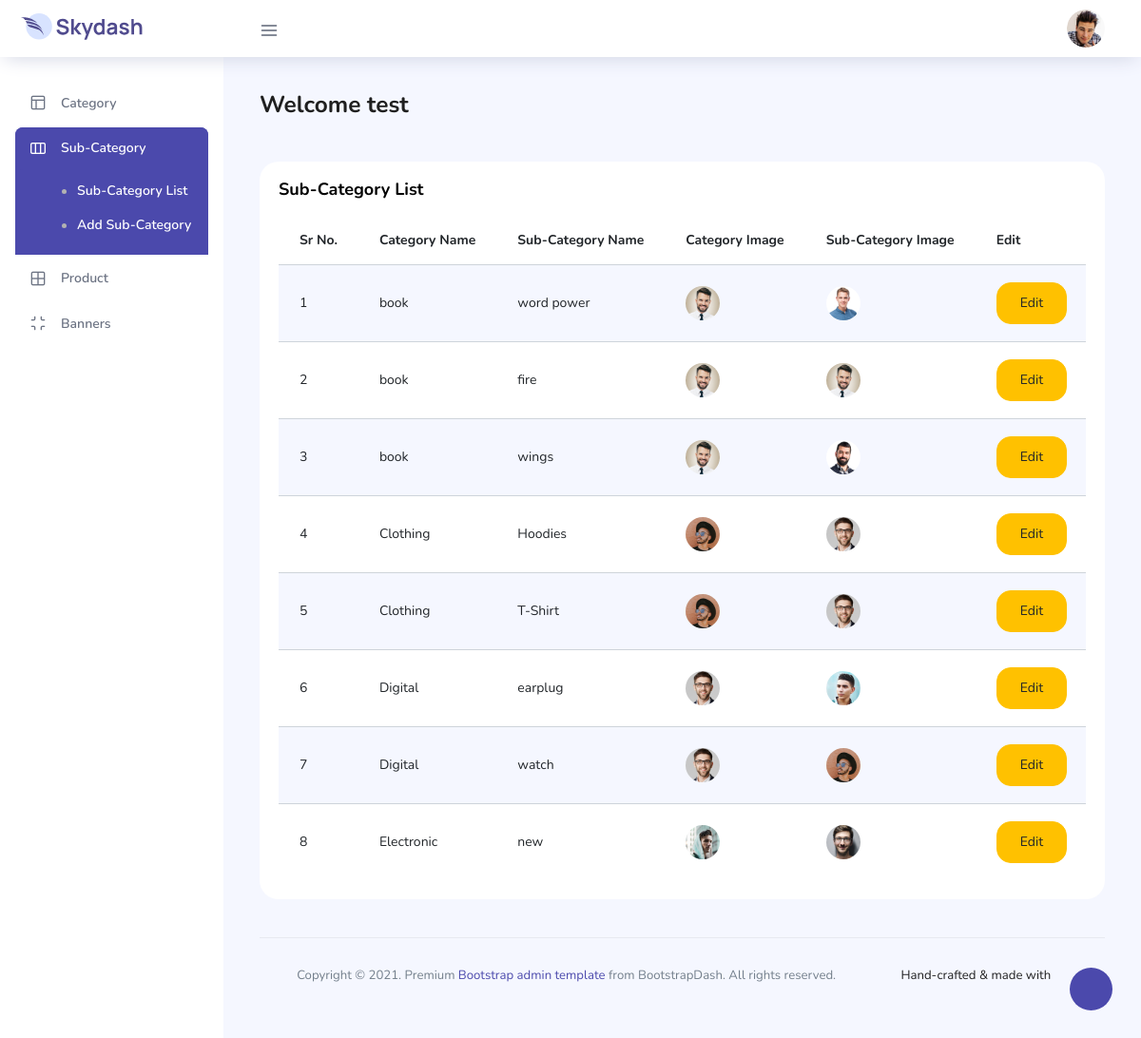
Screenshot of /sub_category_list.php (signed in) with the database file from the repository.
### tables this page shows
CREATE TABLE IF NOT EXISTS `sub_category` (
  `sub_category_id` int(11) NOT NULL AUTO_INCREMENT,
  `category_id` varchar(255) NOT NULL,
  `sub_category_name` varchar(255) NOT NULL,
  `sub_category_image` varchar(255) NOT NULL,
  PRIMARY KEY (`sub_category_id`)
);

CREATE TABLE IF NOT EXISTS `category` (
  `category_id` int(11) NOT NULL AUTO_INCREMENT,
  `category_name` varchar(255) NOT NULL,
  `category_image` varchar(255) NOT NULL,
  PRIMARY KEY (`category_id`)
);

### sub_category_list.php (the view, shortened to what this page needs)
<?php
include 'header.php';
?>
<div class="content-wrapper">
  <div class="row">
    <div class="col-md-12 grid-margin">
      <div class="row">
        <div class="col-12 col-xl-8 mb-4 mb-xl-0">
          <h3 class="font-weight-bold">Welcome <?php echo $_SESSION['username']; ?></h3>
        </div>
      </div>
    </div>
  </div>
  <div class="row">
    <div class="col-lg-12 grid-margin stretch-card">
      <div class="card">
        <div class="card-body">
          <h4 class="card-title">Sub-Category List</h4>
          <div class="table-responsive">
            <table class="table table-striped" id="sub_category">
              <thead>
                <tr>
                  <th>
                    Sr No.
                  </th>
                  <th>
                    Category Name
                  </th>
                  <th>
                    Sub-Category Name
                  </th>
                  <th>
                    Category Image
                  </th>
                  <th>
                    Sub-Category Image
                  </th>
                  <th>
                    Edit
                  </th>
                </tr>
              </thead>
              <tbody>
                <?php
                $sql = "SELECT * FROM category c INNER JOIN sub_category s ON c.category_id = s.category_id ORDER BY category_name ASC";
                $result = mysqli_query($conn, $sql);
                $num = mysqli_num_rows($result);
                $srno = 0;
                if ($num > 0) {
                  while ($row = mysqli_fetch_assoc($result)) {
                    $id = $row['sub_category_id'];
                    $srno = $srno + 1;
                ?>
                    <tr>
                      <td>
                        <?php echo $srno; ?>
                      </td>
                      <td>
                        <?php echo $row['category_name']; ?>
                      </td>
                      <td>
                        <?php echo $row['sub_category_name']; ?>
                      </td>
                      <td class="py-1">
                        <img src="<?php echo $row['category_image']; ?>" alt="image" />
                      </td>
                      <td class="py-1">
                        <img src="<?php echo $row['sub_category_image']; ?>" alt="image" />
                      </td>
                      <td>
                        <a href='<?php echo "add_sub_category.php?sub_category_id=" . $id; ?>' class="btn btn-warning mr-2">Edit</a>
                      </td>
                    </tr>
                <?php }
                }
                ?>
              </tbody>
            </table>
          </div>
        </div>
      </div>
    </div>
  </div>
  <?php
  include 'footer.php';
  ?>

### rows the page displays
sub_category: category.category_name "book", sub_category_name "word power", category.category_image (picture), sub_category_image (picture)
sub_category: category.category_name "book", sub_category_name "fire", category.category_image (picture), sub_category_image (picture)
sub_category: category.category_name "book", sub_category_name "wings", category.category_image (picture), sub_category_image (picture)
sub_category: category.category_name "Clothing", sub_category_name "Hoodies", category.category_image (picture), sub_category_image (picture)
sub_category: category.category_name "Clothing", sub_category_name "T-Shirt", category.category_image (picture), sub_category_image (picture)
sub_category: category.category_name "Digital", sub_category_name "earplug", category.category_image (picture), sub_category_image (picture)
sub_category: category.category_name "Digital", sub_category_name "watch", category.category_image (picture), sub_category_image (picture)
sub_category: category.category_name "Electronic", sub_category_name "new", category.category_image (picture), sub_category_image (picture)

### other values shown
$_SESSION['username'] "test"
